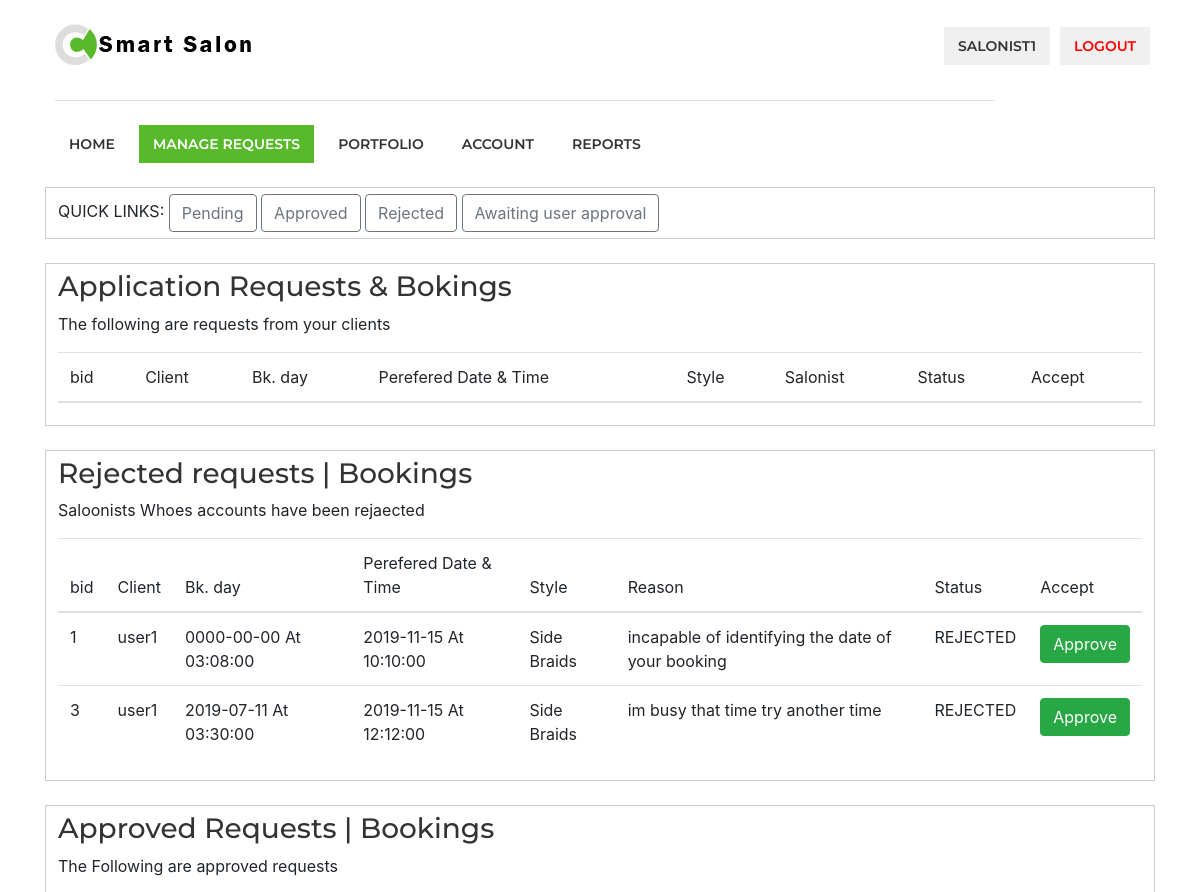
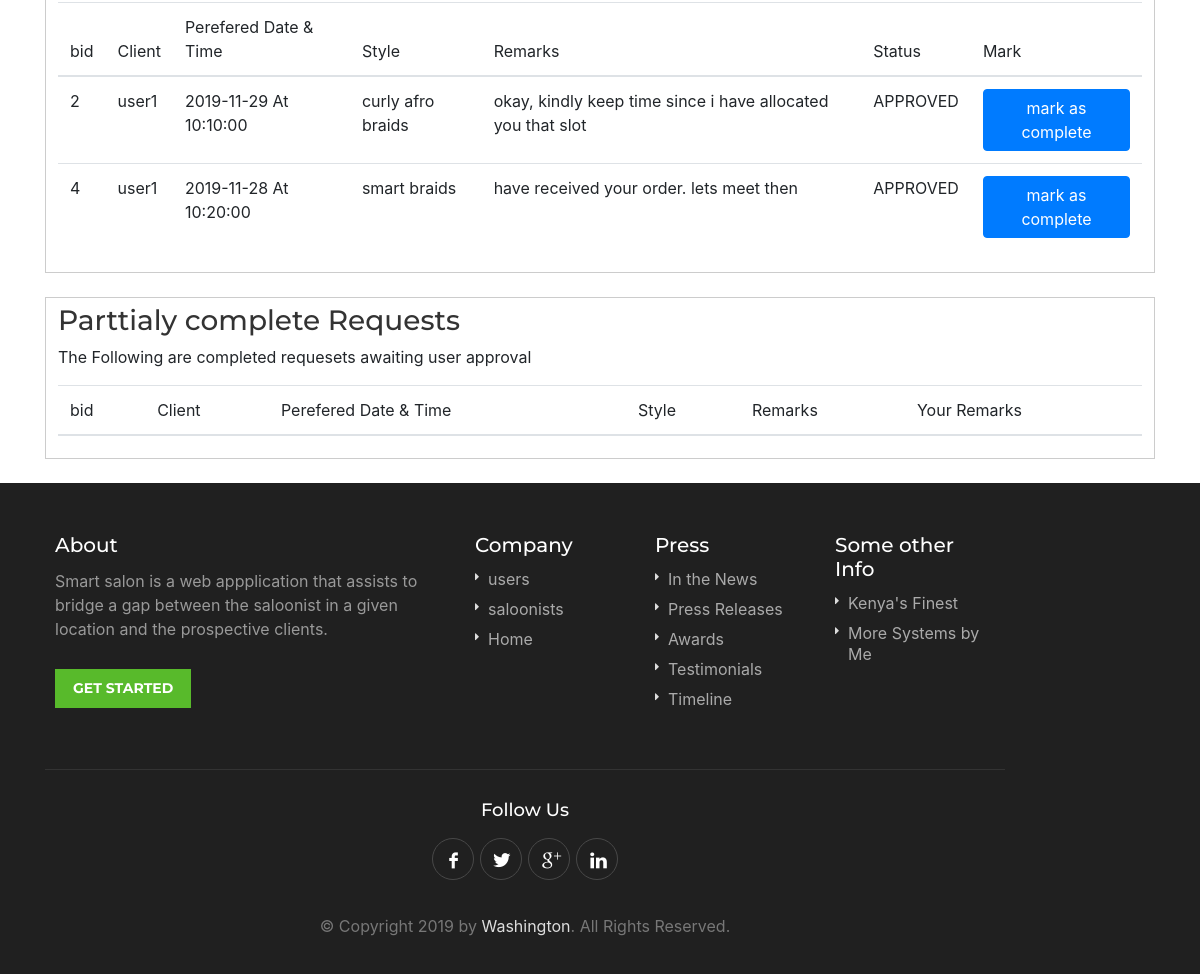
The page /salonist/requests.php (signed in) on the database as committed earlier (2 pictures, top to bottom).
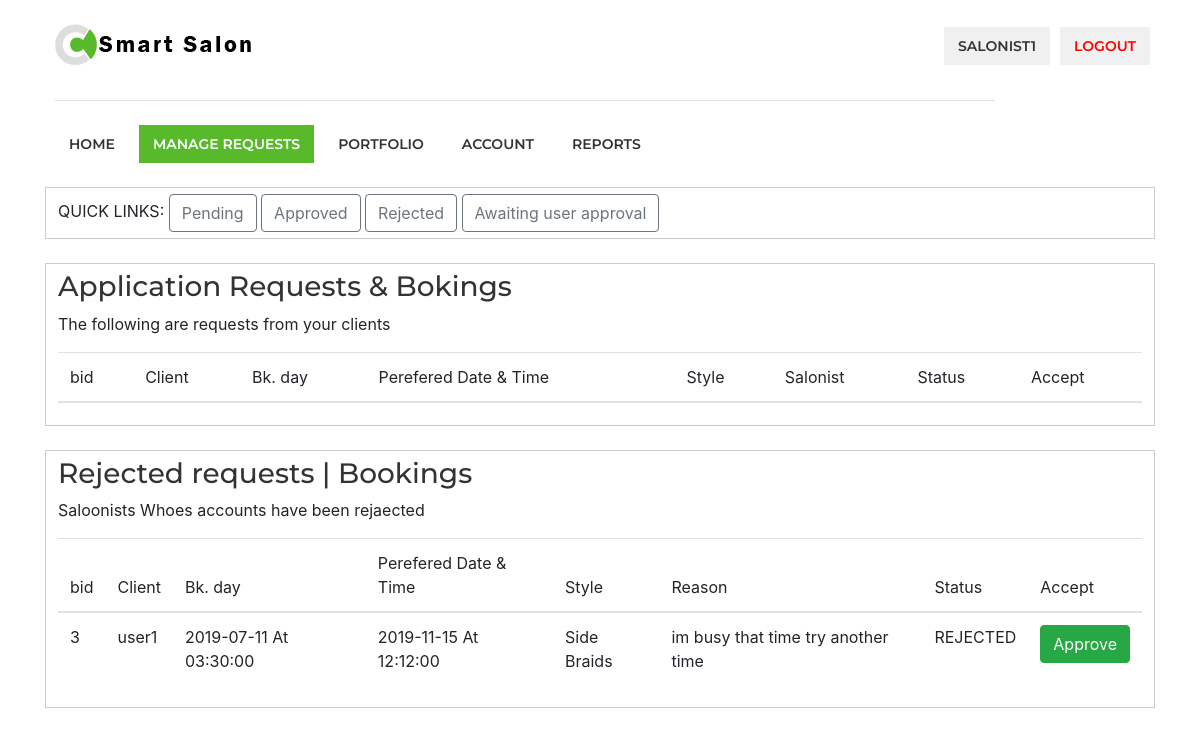
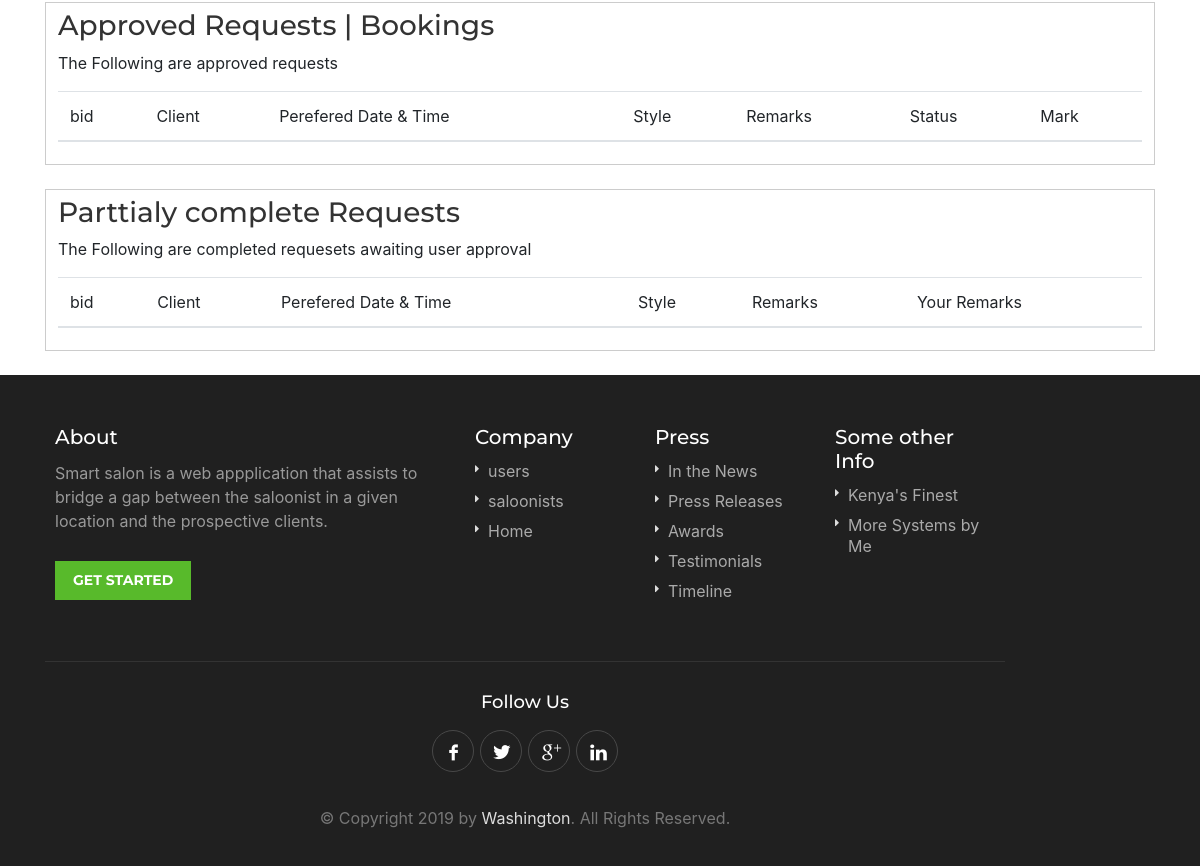
The same page on the database as committed later (2 pictures, top to bottom).
### tables this page shows
CREATE TABLE `bookings` (
  `id` int(11) NOT NULL,
  `username` varchar(20) NOT NULL,
  `salonist` varchar(20) NOT NULL,
  `styleid` int(11) NOT NULL,
  `datebooked` date NOT NULL,
  `timeboked` time NOT NULL,
  `prefereddate` date NOT NULL,
  `preferdtime` time NOT NULL,
  `description` varchar(255) NOT NULL,
  `salonistreply` varchar(255) NOT NULL,
  `status` varchar(40) NOT NULL,
  `reasonforrejection` varchar(255) NOT NULL,
  `bookingremarks` varchar(255) NOT NULL
);

CREATE TABLE `styles` (
  `id` int(11) NOT NULL,
  `image` varchar(100) NOT NULL,
  `sname` varchar(40) NOT NULL,
  `scategory` varchar(40) NOT NULL,
  `sprice` double NOT NULL,
  `sdescription` varchar(255) NOT NULL,
  `salonistid` int(11) NOT NULL,
  `salonistname` varchar(40) NOT NULL
);

### salonist/requests.php (the view, shortened to what the changed rows need)
<?php
include('server.php');
?>
<!DOCTYPE html>
<html lang="en">
<head>
<link rel="stylesheet" href="css/style.css">
<link rel="stylesheet" href="css/colors/green.css" id="colors">
<link rel="stylesheet" href="css/bootstrap.min.css">
</head>
<body>
<div id="wrapper">
<header>
<div class="container">
	<div class="sixteen columns">
		<div id="logo">
			<h1><a href="index.html"><img src="images/logo.png" alt="Smart Salon" /></a></h1>
		</div>
	</div>
</div>
</header>
<section class="section intro">
	<br>
	<div class="container" id="pending">
		<div style="padding: 6px 12px; border: 1px solid #ccc;">
			<table class="table table-stipped">
                    <thead>
                        <tr>
                            <th sope="col">bid</th>
							<th scope="col">Client</th>
                            <th scope="col">Bk. day</th>
                            <th scope="col"> Perefered Date & Time</th>
                            <th scope="col"> Style </th>
                            <th scope="col"> Salonist </th>
                            <th scope="col"> Status</th>
							<th scope="col"> Accept</th>
                        </tr>
                    </thead>
                </table>
		</div>
	</div>
	<br>
	<div class="container" id="rejected">
		<div style="padding: 6px 12px; border: 1px solid #ccc;">
			<table class="table table-stipped">
                    <thead>
                        <tr>
                            <th sope="col">bid</th>
							<th scope="col">Client</th>
                            <th scope="col">Bk. day</th>
                            <th scope="col"> Perefered Date & Time</th>
                            <th scope="col"> Style </th>
                            <th scope="col"> Reason</th>
                            <th scope="col"> Status</th>
							<th scope="col"> Accept</th>
                        </tr>
                    </thead>
                    <tbody>
					<?php
                    $user = $_SESSION["username"];
					$sql = "SELECT * FROM bookings WHERE salonist ='$user' AND status='REJECTED' ";
					$result = mysqli_query($db, $sql);
					while($row = mysqli_fetch_array($result, MYSQLI_NUM))
					{
						$sty = $row[3];
						$sql0 = "SELECT * FROM styles WHERE id ='$sty'";
						$result0 = mysqli_query($db, $sql0);
						while($rowz = mysqli_fetch_array($result0, MYSQLI_NUM))
						{
							$styname = $rowz[2];
						}
						echo '<tr>';
							echo '<td>'.$row[0].'</td> ';
							echo '<td>'.$row[1].'</td> ';
							echo '<td>'.$row[4]." At ".$row[5].'</td> ';
							echo '<td>'.$row[6]." At ".$row[7].'</td> ';
							echo '<td>'.$styname.'</td> ';
							echo '<td>'.$row[11].'</td> ';
							echo '<td>'.$row[10].'</td> ';
							echo '<td>
									<a href="approve.php?id='.$row[0].'"><strong><button type="button" class="btn btn-success">Approve</button>
								</td> ';
						echo '</tr>';
					}
					?>
				</tbody>
                </table>
		</div>
	</div>
	<br>
	<div class="container" id="approved">
		<div style="padding: 6px 12px; border: 1px solid #ccc;">
			<table class="table table-stipped">
                    <thead>
                        <tr>
                            <th sope="col">bid</th>
							<th scope="col">Client</th>
                            <th scope="col"> Perefered Date & Time</th>
                            <th scope="col"> Style </th>
                            <th scope="col"> Remarks </th>
                            <th scope="col"> Status</th>
							<th scope="col"> Mark</th>
                        </tr>
                    </thead>
                    <tbody>
					<?php
                    $user = $_SESSION["username"];
					$sql = "SELECT * FROM bookings WHERE salonist ='$user' AND status='APPROVED' ";
					$result = mysqli_query($db, $sql);
					while($row = mysqli_fetch_array($result, MYSQLI_NUM))
					{
						$sty = $row[3];
						$sql0 = "SELECT * FROM styles WHERE id ='$sty'";
						$result0 = mysqli_query($db, $sql0);
						while($rowz = mysqli_fetch_array($result0, MYSQLI_NUM))
						{
							$styname = $rowz[2];
						}
						echo '<tr>';
							echo '<td>'.$row[0].'</td> ';
							echo '<td>'.$row[1];
							echo '<td>'.$row[6]." At ".$row[7].'</td> ';
							echo '<td>'.$styname.'</td> ';
							echo '<td>'.$row[9].'</td> ';
							echo '<td>'.$row[10].'</td> ';
							echo '<td>
									<a href="mcomplete.php?id='.$row[0].'"><strong><button type="button" class="btn btn-primary">mark as complete</button>
								</td> ';
						echo '</tr>';
					}
					?>
				</tbody>
                </table>
		</div>
	</div>
	<br>
	<div class="container" id="userapproval">
		<div style="padding: 6px 12px; border: 1px solid #ccc;">
			<table class="table table-stipped">
                    <thead>
                        <tr>
                            <th sope="col">bid</th>
							<th scope="col">Client</th>
                            <th scope="col"> Perefered Date & Time</th>
                            <th scope="col"> Style </th>
                            <th scope="col"> Remarks </th>
							<th scope="col"> Your Remarks</th>
                        </tr>
                    </thead>
                </table>
		</div>
	</div>
</section>
<br>
</div>
</body>
</html>

Rows that differ between the two databases and show on the page:
no longer on this page (row edited): bookings: id "1", username "user1", datebooked "0000-00-00", timeboked "03:08:00", prefereddate "2019-11-15", preferdtime "10:10:00", styleid.sname "Side Braids", reasonforrejection "incapable of identifying the date of your booking", status "REJECTED", shown under "Rejected requests | Bookings"
no longer on this page (row edited): bookings: id "2", username "user1", prefereddate "2019-11-29", preferdtime "10:10:00", styleid.sname "curly afro braids", salonistreply "okay, kindly keep time since i have allocated you that slot", status "APPROVED", shown under "Approved Requests | Bookings"
no longer on this page (row edited): bookings: id "4", username "user1", prefereddate "2019-11-28", preferdtime "10:20:00", styleid.sname "smart braids", salonistreply "have received your order. lets meet then", status "APPROVED", shown under "Approved Requests | Bookings"
